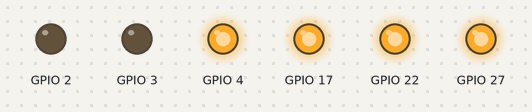
This program was run on a simulated Raspberry Pi (BCM pin numbers). Parts: output pins drawn as LEDs (lit = HIGH).

Above: at 0.5 s.
At 1.5 s:
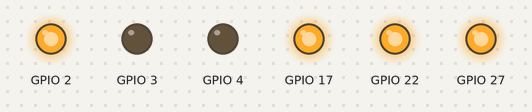
At 2.5 s:
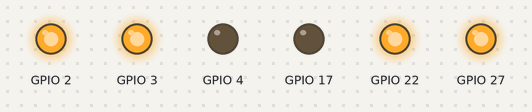
At 3.5 s:
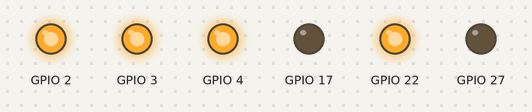
At 4.5 s:
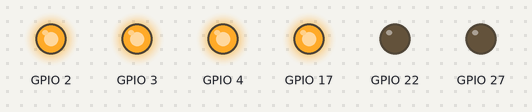
At 5.5 s:
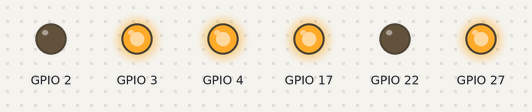
Timing chart, 0 to 7.8 s (numbered marks = the images above):
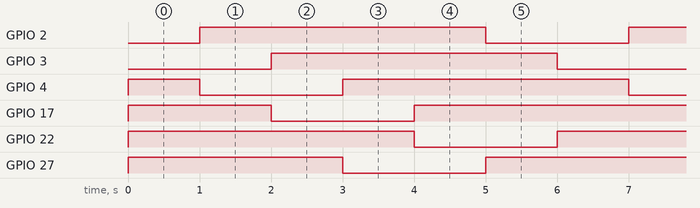

The program:

rapidblink.py
```python
import RPi.GPIO as GPIO
GPIO.setwarnings(False)
GPIO.setmode(GPIO.BCM)
GPIO.setup(2,GPIO.OUT)
GPIO.setup(3,GPIO.OUT)
GPIO.setup(4,GPIO.OUT)
GPIO.setup(17,GPIO.OUT)
GPIO.setup(27,GPIO.OUT)
GPIO.setup(22,GPIO.OUT)

GPIO.output(2,1)
GPIO.output(3,1)
GPIO.output(4,1)
GPIO.output(17,1)
GPIO.output(27,1)
GPIO.output(22,1)
import time
while True :
	GPIO.output(2,0)
	GPIO.output(3,0)
	time.sleep(1)
	GPIO.output(2,1)
	GPIO.output(4,0)
	time.sleep(1)
	GPIO.output(3,1)
	GPIO.output(17,0)
	time.sleep(1)
	GPIO.output(4,1)
	GPIO.output(27,0)
	time.sleep(1)
	GPIO.output(17,1)
	GPIO.output(22,0)
	time.sleep(1)
	GPIO.output(27,1)
	GPIO.output(2,0)
	time.sleep(1)
	GPIO.output(22,1)
```

Measured:
- by itself, GPIO 2–4, GPIO 17, GPIO 22, GPIO 27: alternates HIGH for 4.0 s and LOW for 2.0 s
- by itself, everything shown: repeats every 6.0 s, in 6 steps
